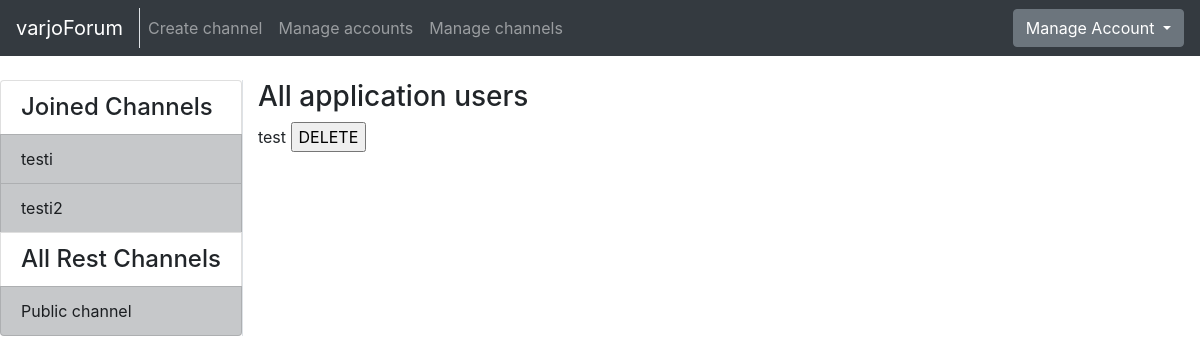
Page /auth/allAccount/ (signed in) on the earlier database version.
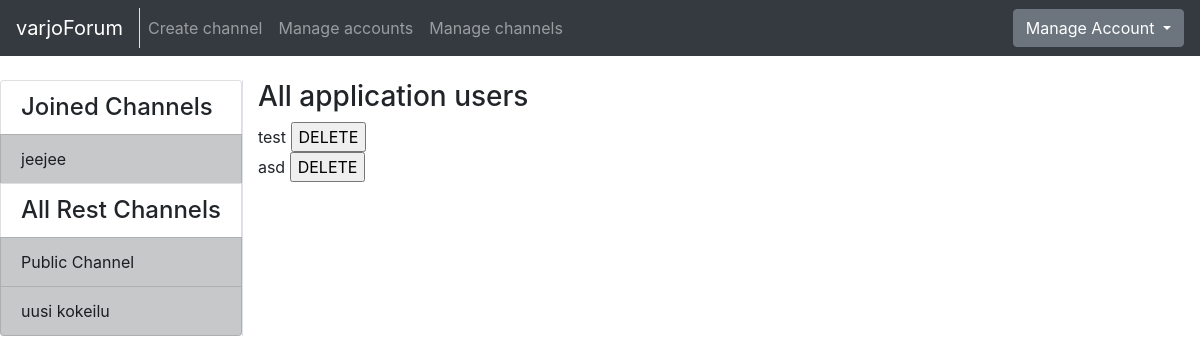
Same page on the later database version.
### application/channels/models.py (models this page shows, shortened)
class Channel(Base):
    name = db.Column(db.String(144), nullable=False)
    introduction = db.Column(db.Text, nullable=False)
    master_id = db.Column(db.Integer, nullable=False)
    messages = db.relationship("Message", backref='Channel', lazy=True)
    accounts = db.relationship('Account', secondary=accounts, lazy='subquery',
        backref=db.backref('channels', lazy=True))
    @staticmethod
    def get_my_channels(account_id):
        stmt = text("SELECT Channel.id, Channel.name"
                    " FROM Channel, Account, Accounts"
                    " WHERE Channel.id = Accounts.channel_id"
                    " AND Account.id = Accounts.account_id"
                    " AND Account.id = :account_id").params(account_id=account_id)
        res = db.engine.execute(stmt)
        response = []
        for row in res:
            response.append({"channel_id":row[0], "channel_name":row[1]})
        return response
    @staticmethod
    def get_channels_where_not_in(account_id):
        stmt = text("SELECT channel.id, channel.name"
                    " FROM Channel"
                    " WHERE Channel.id NOT IN ("
                        " SELECT Channel.id"
                            " FROM Channel, Account, Accounts"
                            " WHERE Channel.id = Accounts.channel_id"
                            " AND Account.id = Accounts.account_id"
                            " AND Account.id = :account_id"
                    " )").params(account_id=account_id)
        res = db.engine.execute(stmt)
        response = []
        for row in res:
            response.append({"id":row[0], "name":row[1]})
        return response

### application/auth/models.py (models this page shows, shortened)
class Account(Base):
  username = db.Column(db.String(144), nullable=False)
  password = db.Column(db.String(144), nullable=False)
  motto = db.Column(db.String(144), nullable=False)
  admin = db.Column(db.Boolean, nullable=False)
  email = db.Column(db.String(144), nullable=False)
  messages = db.relationship("Message", backref='account', lazy=True)
  comments = db.relationship("Comment", backref='account', lazy=True)

### application/auth/views.py (the view)
@app.route("/auth/allAccount/", methods=["GET"])
@login_required
def account_list():
  if current_user.admin == False:
    return redirect(url_for("messages_index"))
  if request.method == "GET":
    return render_template("auth/list.html", accounts = Account.query.all(),
     my_channels=Channel.get_my_channels(current_user.id),
     all_channels=Channel.get_channels_where_not_in(current_user.id))

### application/__init__.py (called while the page is built)
@login_manager.user_loader
def load_user(account_id):
  return Account.query.get(account_id)

### application/templates/auth/list.html
{% extends "layout.html" %}
{% block body %}
<h3>All application users</h3>
  {% for account in accounts %}
    {% if account.admin == False %}
      <form method="POST" action="{{ url_for('accounts_delete', account_id=account.id) }}" name="accountform">
        <span>{{ account.username }}</span>
        <input type="submit" value="DELETE" />
      </form>
      {% endif %}
  {% endfor %}
{% endblock %}

### application/templates/layout.html (shortened to what this page needs)
<!DOCTYPE html>
  <html>
    <head>
      <link rel="stylesheet" href="https://maxcdn.bootstrapcdn.com/bootstrap/4.0.0/css/bootstrap.min.css">
    </head>
    <body>
      <nav class="navbar navbar-expand-md navbar-dark bg-dark mb-4">
        <div class="border-right">
          <a class="navbar-brand" href="{{ url_for('index') }}">varjoForum</a>
        </div>
        <div class="collapse navbar-collapse" id="navbarCollapse">
          <ul class="navbar-nav mr-auto">
            {% if current_user.is_authenticated %}
              <li class="nav-item">
                <a class="nav-link" href="{{ url_for('channel_form') }}">Create channel</a>
              </li>
            {% endif %}
            {% if current_user.admin == True %}
              <li class="nav-item">
                <a class="nav-link" href="{{ url_for('account_list') }}">Manage accounts</a>
              </li>
              <li class="nav-item">
                <a href="{{ url_for('channel_manager') }}" class="nav-link">Manage channels</a>
              </li>
            {% endif %}
          </ul>
            <div class="btn-group">
              <button type="button" class="btn btn-secondary dropdown-toggle" data-toggle="dropdown" aria-haspopup="true" aria-expanded="false">
                {% if current_user.is_authenticated %}
                  Manage Account
                {% else %}
                  Login
                {% endif %}
              </button>
            </div>
        </div>
      </nav>
      <div class="container-fluid" >
        <div class="row">
            <div class="border-right">
              <div class="col-sx" >
                <div style="float: left">
                  <div class="list-group">
                  {% if current_user.is_authenticated %}
                    {% if my_channels %}
                    <h4 class="list-group-item">Joined Channels</h4>
                    {% endif %}
                    {% for my_channel in my_channels %}
                        <a href="{{ url_for('one_channel_index', channel_id=my_channel.channel_id, sort='first') }}"
                            class="list-group-item list-group-item-action list-group-item-dark">
                        {{ my_channel.channel_name }}
                        </a>
                    {% endfor %}
                    <h4 class="list-group-item">All Rest Channels</h4>
                {% else %}
                {% if all_channels %}
                <h4 class="list-group-item">All Channels</h4>
                {% endif %}
                {% endif %}
                {% for channel in all_channels %}
                <a href="{{ url_for('one_channel_index', channel_id=channel.id, sort='first') }}"
                    class="list-group-item list-group-item-action list-group-item-dark">
                  {{ channel.name }}
                </a>
                {% endfor %}
              </div>
              </div>
              </div>
          </div>
          <div class="col">
            {% block body %}{% endblock %}
          </div>
        </div>
    </body>
  </html>

Differences in the rows shown:
removed Channel: channel_name "testi", shown under "Joined Channels"
removed Channel: channel_name "testi2", shown under "Joined Channels"
added Channel: channel_name "jeejee", shown under "Joined Channels"
changed Channel: name "Public channel" → "Public Channel"
added Channel: name "uusi kokeilu", shown under "All Rest Channels"
added Account: username "asd"
